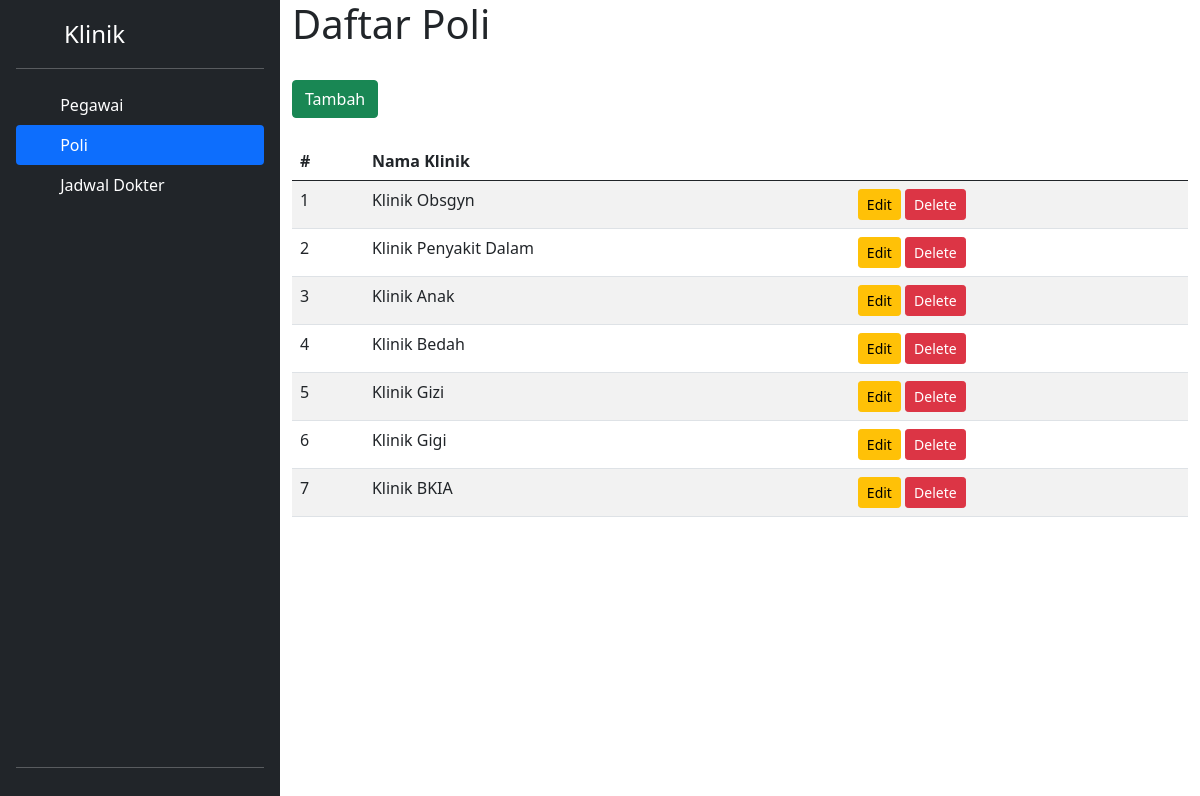
The page /poli on the database its author committed.
### kliniks/models.py (models this page shows, shortened)
class Poli(models.Model):
    nama = models.CharField(max_length=40)

### kliniks/views.py (the view)
# urls.py: path('poli', poli, name='poli'),
def poli(request):
    poli = Poli.objects.all()
    data = {
        'poli' : poli,
        'active_poli' : 'active'
    }
    return render(request, 'poli.html', data)

### templates/poli.html
{% extends  'base.html' %}
{% load static %}
{% block content %}
<h1>Daftar Poli</h1>
<br>
<a class="btn btn-success" href="{% url 'poli_tambah' %}">Tambah</a>
<br><br>
<table class="table table-striped">
    <thead>
        <tr>
        <th>#</th>
        <th>Nama Klinik</th>
        <th></td>
        </tr>
    </thead>
    {% for poli_klinik in poli %}
    <tr>
        <td>{{ forloop.counter }}</td>
        <td>{{ poli_klinik.nama }}</td>
        <td>
            <a class="btn btn-sm btn-warning" href="{% url 'poli_edit' poli_klinik.id %}">Edit</a>
            <a class="btn btn-sm btn-danger" href="{% url 'poli_hapus' poli_klinik.id %}">Delete</a>
        </td>
    </tr>
    {% endfor %}
</table>
{% endblock %}

### static/css/sidebars.css (style rules this page uses)
body { min-height: 100vh; min-height: -webkit-fill-available; }
html { height: -webkit-fill-available; }

### rows shown on the page
Poli: nama "Klinik Obsgyn"
Poli: nama "Klinik Penyakit Dalam"
Poli: nama "Klinik Anak"
Poli: nama "Klinik Bedah"
Poli: nama "Klinik Gizi"
Poli: nama "Klinik Gigi"
Poli: nama "Klinik BKIA"
